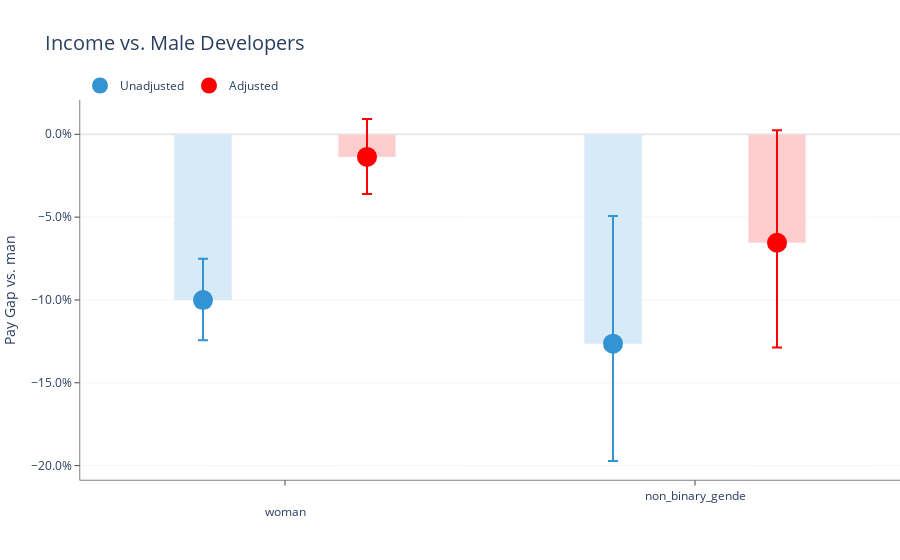

Here is the notebook cell this chart was saved with:
### Code cell
test, est = output_graph(data_2019, controls, True, "Gender", False)

### Figure 1 — Plotly figure (JSON) as saved in the notebook; plotly's stock layout.template omitted (floating-point values rounded to 4 significant figures)
{"data": [{"hoverinfo": "skip", "marker": {"color": "#d7eaf7"}, "name": "Unadjusted", "showlegend": false, "type": "bar", "width": 0.14, "x": [1, 2], "y": [-0.1001, -0.1264]}, {"hoverinfo": "skip", "marker": {"color": "#ffcdcd"}, "name": "Adjusted", "showlegend": false, "type": "bar", "width": 0.14, "x": [1, 2], "y": [-0.01367, -0.06549]}, {"error_y": {"array": [0.02492, 0.07707], "arrayminus": [0.02425, 0.07083], "symmetric": false, "thickness": 2, "type": "data", "visible": true, "width": 5}, "hovertemplate": "%{text}", "marker": {"color": "#3493d3", "size": 20}, "mode": "markers", "name": "Unadjusted", "text": ["woman: -10.0%, 95% conf: [-12.4%, -7.5%]", "non_binary_gende: -12.6%, 95% conf: [-19.7%, -4.9%]"], "type": "scatter", "x": [0.8, 1.8], "y": [-0.1001, -0.1264]}, {"error_y": {"array": [0.0229, 0.06789], "arrayminus": [0.02238, 0.06329], "symmetric": false, "thickness": 2, "type": "data", "visible": true, "width": 5}, "hovertemplate": "%{text}", "marker": {"color": "red", "size": 20}, "mode": "markers", "name": "Adjusted", "text": ["woman: -1.4%, 95% conf: [-3.6%, +0.9%]", "non_binary_gende: -6.5%, 95% conf: [-12.9%, +0.2%]"], "type": "scatter", "x": [1.2, 2.2], "y": [-0.01367, -0.06549]}], "layout": {"autosize": true, "bargroupgap": 0.1, "barmode": "group", "legend": {"orientation": "h", "x": 0, "y": 1, "yanchor": "bottom"}, "margin": {"r": 0}, "plot_bgcolor": "white", "title": {"font": {"size": 20}, "text": "Income vs. Male Developers"}, "xaxis": {"linecolor": "black", "linewidth": 0.5, "range": [0.5, 2.5], "showline": true, "tickangle": 0, "tickmode": "array", "ticks": "outside", "ticktext": ["<br>woman", "non_binary_gende"], "tickvals": [1, 2], "type": "linear"}, "yaxis": {"autorange": true, "gridcolor": "#e8e8e8", "gridwidth": 0.5, "linecolor": "black", "linewidth": 0.5, "range": [-0.2087, 0.0207], "showgrid": true, "showline": true, "tickformat": ".1%", "ticks": "outside", "title": {"text": "Pay Gap vs. man"}, "type": "linear", "zeroline": true, "zerolinecolor": "#e8e8e8", "zerolinewidth": 2}}}
